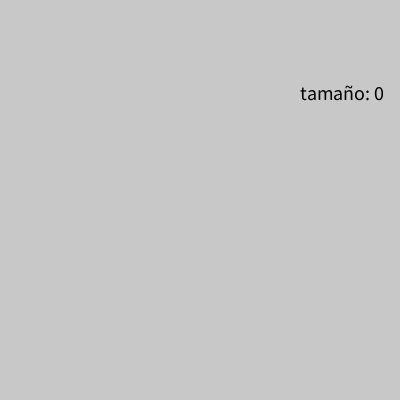
Frame 1 (no input)
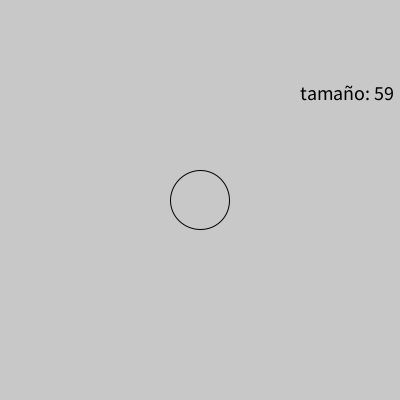
Frame 60 (the mouse pressed at the canvas centre just before this capture)
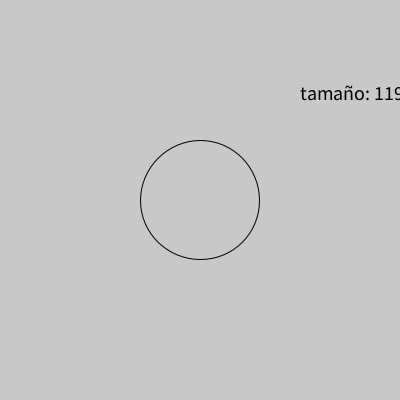
Frame 120 (the mouse held since frame 60 and released just before this capture)

The Processing sketch that drew these frames (run headless with seeded random() and noise(); from frame 60 on, the mouse is pressed at the canvas centre):

// Processing sketch: variable_animacion_tam
// ── variable_animacion_tam.pde
int tamaño = 0;

void setup() {
  size(400, 400);
}

void draw() {
  background(200);
  noFill();
  ellipse(200,200,tamaño,tamaño);
  
  textSize(20);
  fill(0);
  text("tamaño: " + tamaño, 300, 100);
  
  tamaño = tamaño + 1;
}

void mousePressed(){
}
